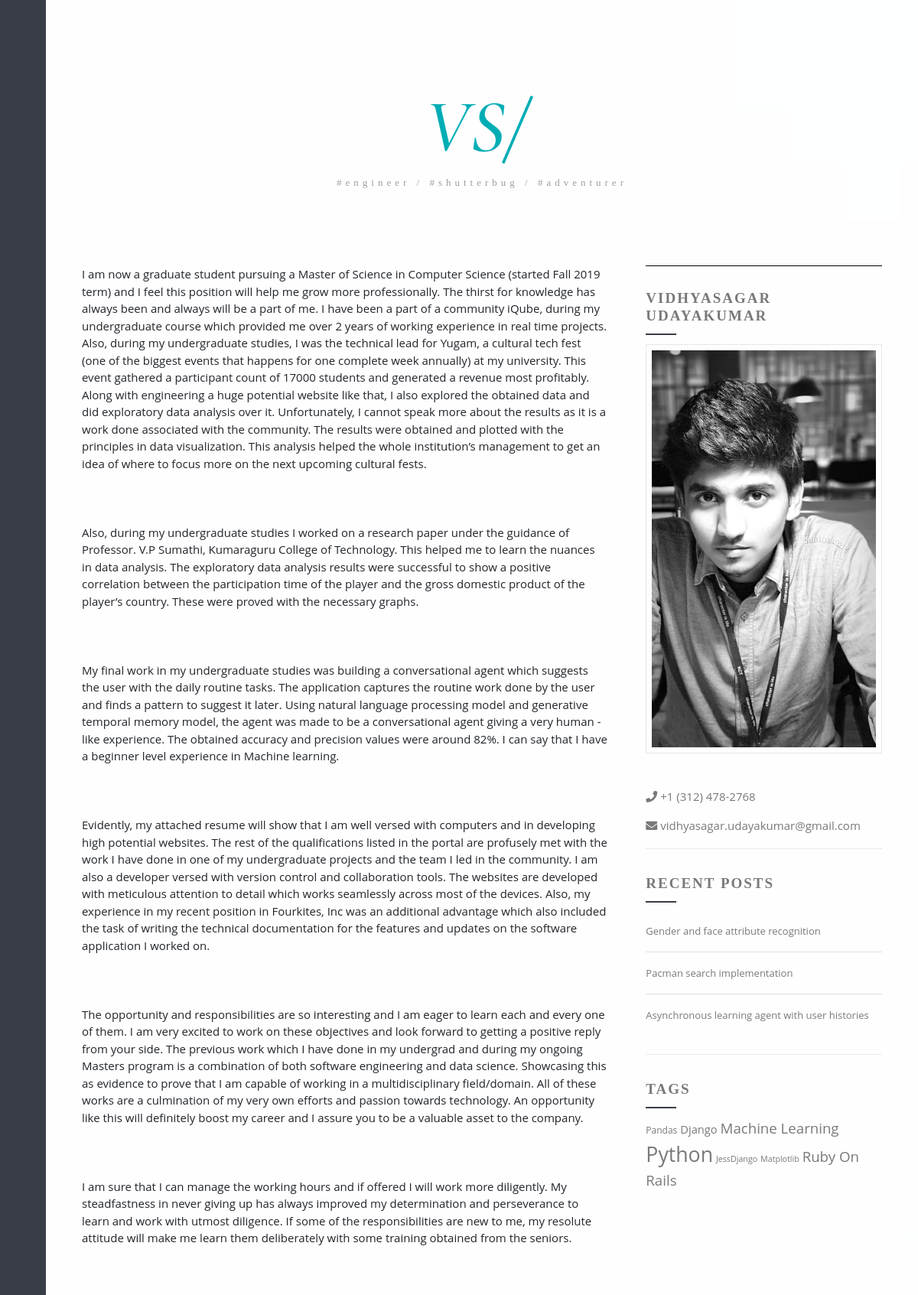
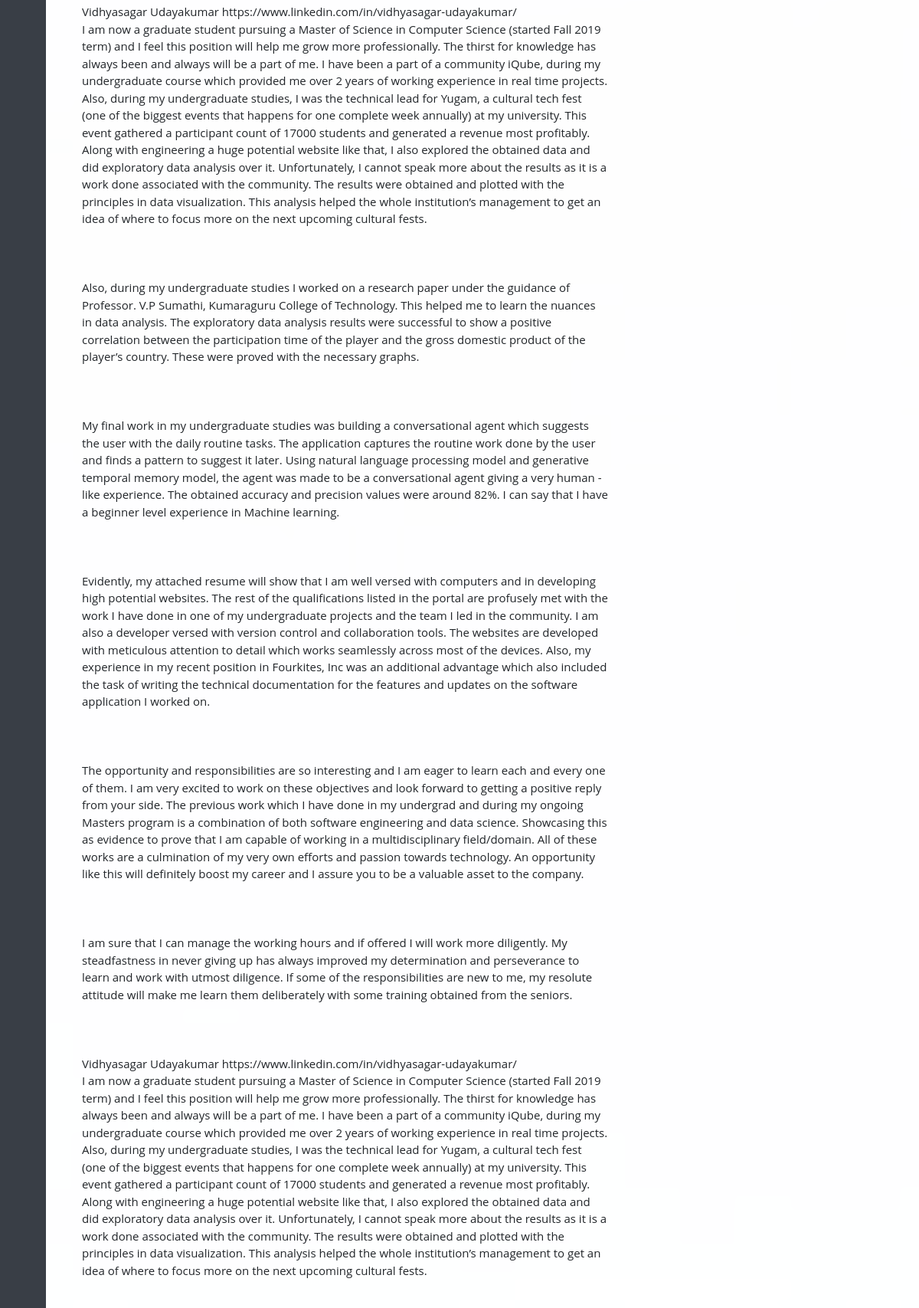
Screenshot of /aboutme/ (upper part) with the database file from the repository (2 pictures, top to bottom).
### landing/models.py (models this page shows)
class Project(models.Model):
    title = models.CharField(max_length=250)
    description = models.TextField(max_length=2500)
    image = models.ImageField(upload_to='project_images/')
    image_title = models.CharField(max_length=250)
    date = models.DateField()
    created_at = models.DateField(auto_now_add= True)
    updated_at = models.DateField(auto_now_add= True)

### landing/views.py (the view)
# urls.py: url(r'^aboutme/$',aboutme,name='aboutme')
def aboutme(request):
    projects = Project.objects.all()
    skills = ['Data Science', 'Artificial Intelligence', 'PyTorch', 'Pandas', 'Matplotlib', 'Numpy', 'Pyspark',
              'Python', 'Netica', 'Jess', 'Ruby', 'Django', 'Ruby On Rails', 'Machine Learning']
    random.shuffle(skills)
    recent_posts = projects.order_by('-created_at')
    recent_posts = recent_posts[0:3]
    recent_posts = recent_posts.values('title', 'id')
    return render(request, 'landing/aboutme.html',
                  {'projects': projects, 'skills': skills[0:7], 'recent_posts': recent_posts})

### landing/templates/landing/aboutme.html (shortened to what this page needs)
{% load staticfiles %}
<!DOCTYPE html>
<html lang="en-US">
<head>
    <link rel="stylesheet" href="https://cdnjs.cloudflare.com/ajax/libs/font-awesome/4.7.0/css/font-awesome.min.css">
    <link rel="stylesheet" type="text/css"
          href="{% static 'landing/wp-demo/zunday/wp-content/cache/wpfc-minified/1s9x4x6k/a3jot.css' %}" media="all"/>
</head>
<body class="page-template page-template-page-fullwidth-with-photo-sidebar page-template-page-fullwidth-with-photo-sidebar-php page page-id-274">
<div class="fBg   ">
    <header>
        <a href="{% url 'home' %}" class="logo">
            <img src="{% static 'landing/wp-demo/zunday/wp-content/themes/zunday/assets/img/logo.png' %}"
                 class="aos-item" data-aos="fade-up" data-aos-duration="700" alt="Zunday" style="margin-top: 20%">
            <span class="descLogo aos-item" data-aos="fade-up" data-aos-duration="700">#Engineer / #ShutterBug / #Adventurer</span></a>
    </header>
    <nav class="sideTB aos-item" data-aos="fade-right" data-aos-duration="700">
    </nav>
    <div class="main">
        <div class="container demoS">
            <div class="row">
                {% include 'landing/aboutmeContent.html' %}
                <div class="col-md-4 order-2">
                    <div class="widgetContainer sidebar sidebar_Side aos-item" data-aos="fade-up"
                         data-aos-duration="700">
                        <div class="row">
                            <div class="col-12">
                                <div class="widget">
                                    <h3 class="widget-title">Vidhyasagar Udayakumar</h3>
                                    <img src="{% static 'landing/wp-demo/zunday/wp-content/themes/zunday/assets/img/profile.jpg' %}"
                                         class="aos-item" data-aos="fade-up" data-aos-duration="700" alt="Zunday">
                                </div>
                                <p> <a class="menu__item" href="#"><span class="menu__item-name" style="font-size: 15px"><i class="fa fa-phone"
                                                                                                style="font-size:15px"></i> +1 (312) 478-2768</span></a></p>
                                <p> <a class="menu__item" href="#"><span class="menu__item-name" style="font-size: 15px"><i class="fa fa-envelope"
                                                                                                style="font-size:15px"></i> vidhyasagar.udayakumar@gmail.com</span></a></p>
                            </div>
                            <div class="col-12">
                                <div class="widget">
                                    <h3 class="widget-title">Recent Posts</h3>
                                    <ul>
                                        <li>
                                            <a href="{% url 'projectreadmore' recent_posts.0.id %}">{{ recent_posts.0.title }}</a>
                                        </li>
                                        <li>
                                            <a href="{% url 'projectreadmore' recent_posts.1.id %}">{{ recent_posts.1.title }}</a>
                                        </li>
                                        <li>
                                            <a href="{% url 'projectreadmore' recent_posts.0.id %}">{{ recent_posts.2.title }}</a>
                                        </li>
                                    </ul>
                                </div>
                            </div>
                            <div class="col-12">
                                <div class="widget">
                                    <h3 class="widget-title">Tags</h3>
                                    <div class="tagcloud">
                                        <a href="index.html" class="tag-cloud-link tag-link-12 tag-link-position-2"
                                           style="font-size: 9pt;" aria-label="College (1 item)">{{ skills.0 }}</a>
                                        <a href="index.html" class="tag-cloud-link tag-link-18 tag-link-position-3"
                                           style="font-size: 11pt;" aria-label="Cook (1 item)">{{ skills.1 }}</a>
                                        <a href="index.html" class="tag-cloud-link tag-link-42 tag-link-position-4"
                                           style="font-size: 14pt;" aria-label="Decor (1 item)">{{ skills.2 }}</a>
                                        <a href="index.html" class="tag-cloud-link tag-link-44 tag-link-position-5"
                                           style="font-size: 20pt;" aria-label="design (1 item)">{{ skills.3 }}</a>
                                        <a href="index.html" class="tag-cloud-link tag-link-44 tag-link-position-5"
                                           style="font-size: 8pt;" aria-label="design (1 item)">{{ skills.4 }}Django</a>
                                        <a href="index.html" class="tag-cloud-link tag-link-44 tag-link-position-5"
                                           style="font-size: 8pt;" aria-label="design (1 item)">{{ skills.5 }}</a>
                                        <a href="index.html" class="tag-cloud-link tag-link-44 tag-link-position-5"
                                           style="font-size: 14pt;" aria-label="design (1 item)">{{ skills.6 }}</a>
                                    </div>
                                </div>
                            </div>
                        </div>
                    </div>
                </div>
            </div>
        </div>
    </div>
</div>
</body>
</html>

### landing/templates/landing/aboutmeContent.html
{% load staticfiles %}
<div class="col-md-8 order-2">
    {% for project in projects %}
        <section data-aos="fade-up" data-aos-anchor-placement="top-bottom" data-aos-duration="700" id="post-37"
                 class="aos-item post-37 post type-post status-publish format-gallery has-post-thumbnail hentry category-lifestyle tag-general tag-lifestyle tag-london tag-village post_format-post-format-gallery">
            I am now a graduate student pursuing a Master of Science in Computer Science (started Fall 2019 term) and I
            feel this position will help me grow more professionally.
            The thirst for knowledge has always been and always will be a part of me. I have been a part of a community
            iQube, during my undergraduate course which provided me over 2 years of working experience in real time
            projects. Also, during my undergraduate studies, I was the technical lead for Yugam, a cultural tech fest
            (one of the biggest events that happens for one complete week annually) at my university. This event
            gathered a participant count of 17000 students and generated a revenue most profitably. Along with
            engineering a huge potential website like that, I also explored the obtained data and did exploratory data
            analysis over it. Unfortunately, I cannot speak more about the results as it is a work done associated with
            the community. The results were obtained and plotted with the principles in data visualization. This
            analysis helped the whole institution’s management to get an idea of where to focus more on the next
            upcoming cultural fests.
            <br><br><br><br>
            Also, during my undergraduate studies I worked on a research paper under the guidance of Professor. V.P
            Sumathi, Kumaraguru College of Technology. This helped me to learn the nuances in data analysis. The
            exploratory data analysis results were successful to show a positive correlation between the participation
            time of the player and the gross domestic product of the player’s country. These were proved with the
            necessary graphs.
            <br><br><br><br>
            My final work in my undergraduate studies was building a conversational agent which suggests the user with
            the daily routine tasks. The application captures the routine work done by the user and finds a pattern to
            suggest it later. Using natural language processing model and generative temporal memory model, the agent
            was made to be a conversational agent giving a very human - like experience. The obtained accuracy and
            precision values were around 82%. I can say that I have a beginner level experience in Machine learning.
            <br><br><br><br>
            Evidently, my attached resume will show that I am well versed with computers and in developing high
            potential websites. The rest of the qualifications listed in the portal are profusely met with the work I
            have done in one of my undergraduate projects and the team I led in the community. I am also a developer
            versed with version control and collaboration tools. The websites are developed with meticulous attention to
            detail which works seamlessly across most of the devices. Also, my experience in my recent position in
            Fourkites, Inc was an additional advantage which also included the task of writing the technical
            documentation for the features and updates on the software application I worked on.
            <br><br><br><br>
            The opportunity and responsibilities are so interesting and I am eager to learn each and every one of them.
            I am very excited to work on these objectives and look forward to getting a positive reply from your side.
            The previous work which I have done in my undergrad and during my ongoing Masters program is a combination
            of both software engineering and data science. Showcasing this as evidence to prove that I am capable of
            working in a multidisciplinary field/domain. All of these works are a culmination of my very own efforts and
            passion towards technology. An opportunity like this will definitely boost my career and I assure you to be
            a valuable asset to the company.
            <br><br><br><br>
            I am sure that I can manage the working hours and if offered I will work more diligently. My steadfastness
            in never giving up has always improved my determination and perseverance to learn and work with utmost
            diligence. If some of the responsibilities are new to me, my resolute attitude will make me learn them
            deliberately with some training obtained from the seniors.
            <br><br><br><br>
            Vidhyasagar Udayakumar
            https://www.linkedin.com/in/vidhyasagar-udayakumar/
        </section>
    {% endfor %}
</div>

### landing/templates/landing/aboutme.html (style rules this page uses)
a, body, p { font-family: "Open Sans"; font-weight: normal; font-style: normal; opacity: 1; visibility: visible; -webkit-transition: opacity 0.24s ease-in-out; -moz-transition: opacity 0.24s ease-in-out; transition: opacity 0.24s ease-in-out; }
.widget .widget-title { font-family: "Playfair Display"; text-transform: uppercase; letter-spacing: 2px; font-weight: 700; font-style: normal; color: #797979; font-size: 19px; opacity: 1; visibility: visible; -webkit-transition: opacity 0.24s ease-in-out; -moz-transition: opacity 0.24s ease-in-out; transition: opacity 0.24s ease-in-out; }

### rows the page displays
Project: title "Gender and face attribute recognition"
Project: title "Pacman search implementation"
Project: title "Asynchronous learning agent with user histories"

### other values shown
{{ skills.0 }} "Pandas"
{{ skills.1 }} "Django"
{{ skills.2 }} "Machine Learning"
{{ skills.3 }} "Python"
{{ skills.4 }} "Jess"
{{ skills.5 }} "Matplotlib"
{{ skills.6 }} "Ruby On Rails"
